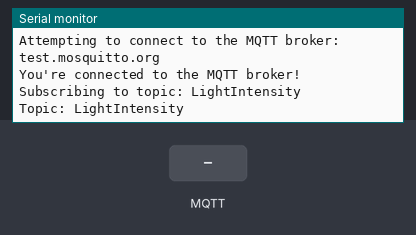
Recording of a sketch running on a simulated Arduino MKR. Parts: the last lines printed to the serial monitor. The test bench sets the inputs (shaded band). WiFi joins after 1.5 s; servers stay silent unless stated; no MQTT or app messages arrive unless stated; not simulated (calls return 0 or success): arduino_secrets.h.

Above: at 2.7 s.
2.8 s: MQTT message "1" arrives on the first subscribed topic
At 3.6 s:
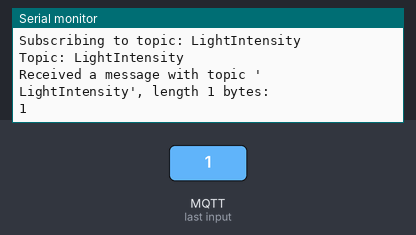
4.3 s: MQTT message "on" arrives on the first subscribed topic
At 4.7 s:
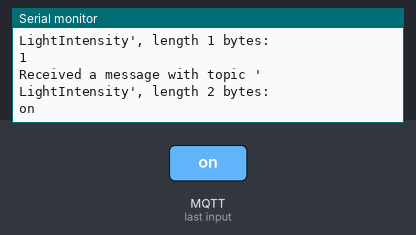
5.8 s: MQTT message "off" arrives on the first subscribed topic
At 7.1 s:
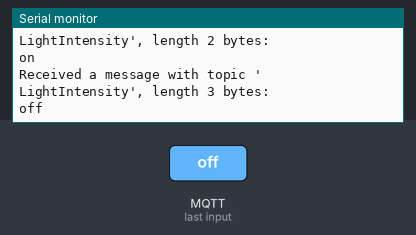

The sketch:

Lab03_Task02_Subscriber.ino
```cpp
#include <ArduinoMqttClient.h>
#include <WiFiNINA.h>
#include "arduino_secrets.h"

///////please enter your sensitive data in the Secret tab/arduino_secrets.h
char ssid[] = SECRET_SSID;        // your network SSID
char pass[] = SECRET_PASS;    // your network password

WiFiClient wifiClient;
MqttClient mqttClient(wifiClient);

const char broker[] = "test.mosquitto.org";
int        port     = 1883;
const char topic[]  = "LightIntensity";


void setup() {

  Serial.begin(9600);
  while (!Serial) {
    ;
  }

  Serial.print("Attempting to connect to SSID: ");
  Serial.println(ssid);
  while (WiFi.begin(ssid, pass) != WL_CONNECTED) {
    Serial.print(".");
    delay(5000);
  }

  Serial.println("You're connected to the network");
  Serial.println();

  Serial.print("Attempting to connect to the MQTT broker: ");
  Serial.println(broker);

  if (!mqttClient.connect(broker, port)) {
    Serial.print("MQTT connection failed! Error code = ");
    Serial.println(mqttClient.connectError());

    while (1);
  }

  Serial.println("You're connected to the MQTT broker!");
  Serial.println();

  mqttClient.onMessage(onMqttMessage);

  Serial.print("Subscribing to topic: ");
  Serial.println(topic);
  Serial.println();
  mqttClient.subscribe(topic);


  Serial.print("Topic: ");
  Serial.println(topic);

  Serial.println();
}

void loop() {
  mqttClient.poll();
}

void onMqttMessage(int messageSize) {
  // we received a message, print out the topic and contents
  Serial.println("Received a message with topic '");
  Serial.print(mqttClient.messageTopic());
  Serial.print("', length ");
  Serial.print(messageSize);
  Serial.println(" bytes:");

  // use the Stream interface to print the contents
  while (mqttClient.available()) {
    Serial.print((char)mqttClient.read());
  }
  Serial.println();
  Serial.println();
}
```

Measured:
- after the input at 2.8 s, the serial monitor: prints a new line at once (image 1)
- after the input at 4.3 s, the serial monitor: prints a new line at once (image 2)
- after the input at 5.8 s, the serial monitor: prints a new line at once (image 3)
